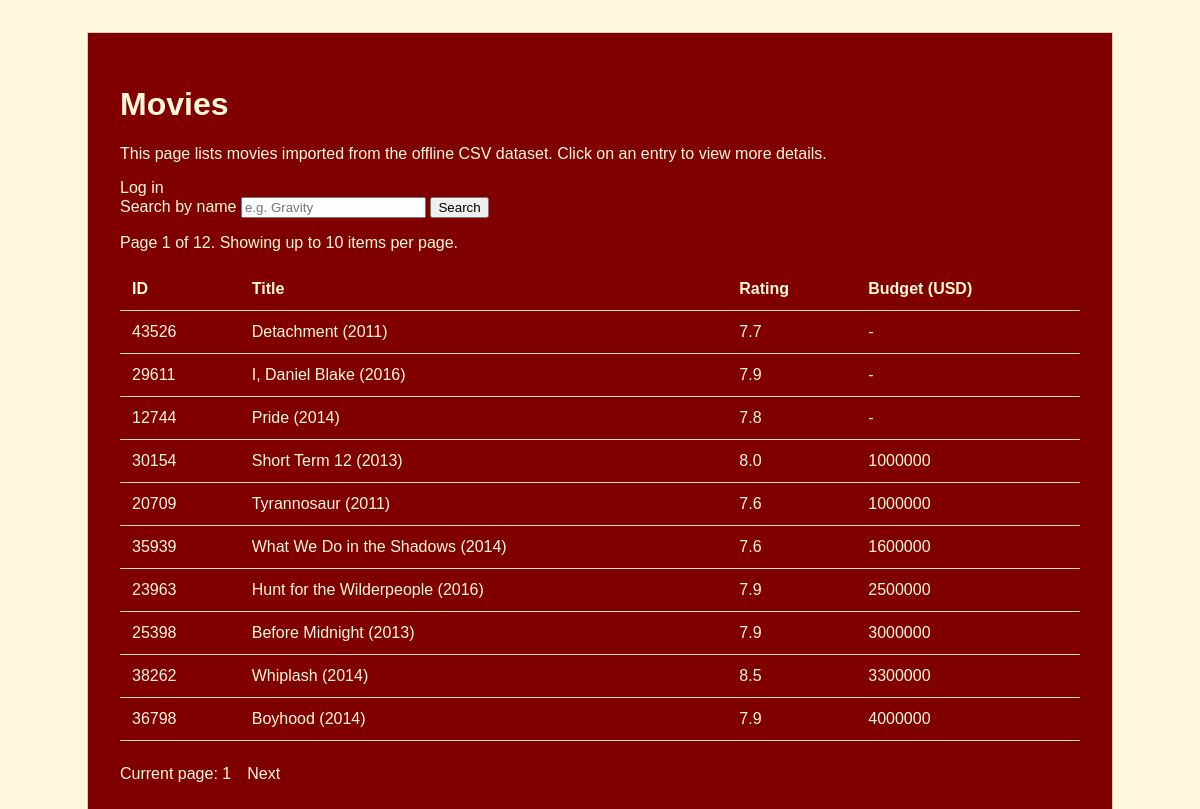
The page / on the database its author committed.
### catalog/models.py (models this page shows, shortened)
class Item(models.Model):
    source_code = models.CharField(max_length=50, unique=True)
    title = models.CharField(max_length=200)
    category = models.ForeignKey(
        Category, on_delete=models.CASCADE, related_name="items"
    )
    rating = models.FloatField(null=True, blank=True)
    metacritic = models.IntegerField(null=True, blank=True)
    budget = models.BigIntegerField(null=True, blank=True)
    runtime = models.CharField(null=True, blank=True)
    class Meta:
        ordering = ["title"]

### catalog/views.py (the view)
# urls.py: path("", views.item_list, name="item_list"),
def item_list(request):
    search_query = request.GET.get("search", "").strip()
    items = Item.objects.select_related("category").all().order_by("budget")
    if search_query:
        items = items.filter(title__icontains=search_query)
    paginator = Paginator(items, 10)
    page_number = request.GET.get("page")
    page_obj = paginator.get_page(page_number)
    context = {
        "items": page_obj.object_list,
        "page_obj": page_obj,
        "search_query": search_query,
    }
    return render(request, "catalog/item_list.html", context)

### catalog/templates/catalog/item_list.html (shortened to what this page needs)
<!DOCTYPE html>
<html lang="en">
<head>
</head>
<body>
  <main>
    <h1>Movies</h1>
    <p>This page lists movies imported from the offline CSV dataset. Click on an entry to view more details.</p>
    <div>
        {% if request.user.is_authenticated %}
          <p>Signed in as <strong>{{ request.user.username }}</strong></p>
          <form method="post" action="{% url 'logout' %}">
            {% csrf_token %}
            <button type="submit">Log out</button>
          </form>
        {% else %}
          <a href="{% url 'login' %}">Log in</a>
        {% endif %}
      </div>
    <form method="get">
      <label for="search">Search by name</label>
      <input id="search" name="search" value="{{ search_query|default:'' }}" placeholder="e.g. Gravity">
      <button type="submit">Search</button>
    </form>
    <p class="meta">
      Page {{ page_obj.number }} of {{ page_obj.paginator.num_pages }}.
      Showing up to 10 items per page.
    </p>
    <table>
      <thead>
        <tr>
          <th>ID</th>
          <th>Title</th>
          <th>Rating</th>
          <th>Budget (USD)</th>
        </tr>
      </thead>
      <tbody>
        {% for item in items %}
          <tr>
            <td>{{ item.source_code }}</td>
            <td><a href="{% url 'item_detail' item.id %}">{{ item.title }}</a></td>
            <td>{{ item.rating|default:"-" }}</td>
            <td>{{ item.budget|default:"-" }}</td>
          </tr>
        {% empty %}
          <tr>
            <td colspan="5">No movies have been imported yet.</td>
          </tr>
        {% endfor %}
      </tbody>
    </table>
    <div class="pagination">
      <span>Current page: {{ page_obj.number }}</span>
      {% if page_obj.has_next %}
        <a href="?page={{ page_obj.next_page_number }}{% if search_query %}&search={{ search_query }}{% endif %}">Next</a>
      {% endif %}
    </div>
  </main>
</body>
</html>

### catalog/templates/catalog/item_list.html (style rules this page uses)
body { font-family: arial; margin: 2rem; background: cornsilk; color: cornsilk; }
main { max-width: 60rem; margin: 0 auto; background: #800000; padding: 2rem; border: 1px solid #d8cfbf; }
table { width: 100%; border-collapse: collapse; }
th, td { border-bottom: 1px solid #e4dccd; padding: 0.75rem; text-align: left; }
a { color: cornsilk; text-decoration: none; }
.meta { margin: 1rem 0; color: cornsilk; }
.pagination { margin-top: 1.5rem; display: flex; gap: 1rem; align-items: center; }

### rows shown on the page
Item: source_code "43526", title "Detachment (2011)", rating "7.7", budget "-"
Item: source_code "29611", title "I, Daniel Blake (2016)", rating "7.9", budget "-"
Item: source_code "12744", title "Pride (2014)", rating "7.8", budget "-"
Item: source_code "30154", title "Short Term 12 (2013)", rating "8.0", budget "1000000"
Item: source_code "20709", title "Tyrannosaur (2011)", rating "7.6", budget "1000000"
Item: source_code "35939", title "What We Do in the Shadows (2014)", rating "7.6", budget "1600000"
Item: source_code "23963", title "Hunt for the Wilderpeople (2016)", rating "7.9", budget "2500000"
Item: source_code "25398", title "Before Midnight (2013)", rating "7.9", budget "3000000"
Item: source_code "38262", title "Whiplash (2014)", rating "8.5", budget "3300000"
Item: source_code "36798", title "Boyhood (2014)", rating "7.9", budget "4000000"

### other values the page prints
{{ page_obj.number }} "1"
{{ page_obj.paginator.num_pages }} "12"
